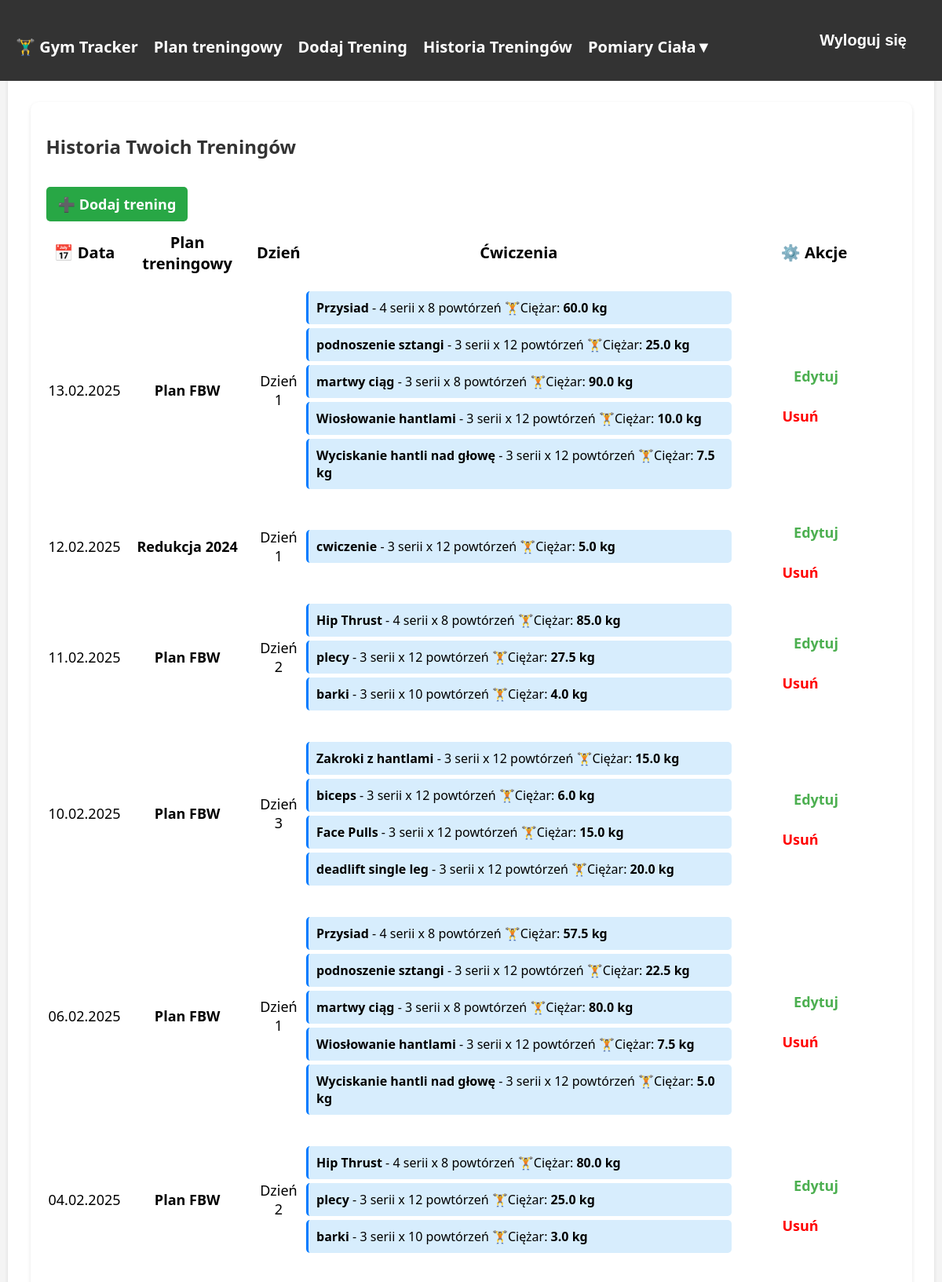
Screenshot of /historia_treningow/ (signed in, upper part) with the database file from the repository.
### tracker/models.py (models this page shows, shortened)
class Workout(models.Model):
    user = models.ForeignKey(User, on_delete=models.CASCADE)
    plan = models.ForeignKey('TrainingPlan', on_delete=models.CASCADE, null=True, blank=True)
    training_day = models.ForeignKey('TrainingDay', on_delete=models.CASCADE, null=True, blank=True)
    date = models.DateField(null=True, blank=True, default=datetime.now)

class TrainingDay(models.Model):
    plan = models.ForeignKey("TrainingPlan", on_delete=models.CASCADE, related_name="training_days")
    day_number = models.IntegerField()

class TrainingPlan(models.Model):
    PLAN_TYPE_CHOICES = [
        ('masa', 'Plan na masę'),
        ('redukcja', 'Plan na redukcję'),
        ('utrzymanie', 'Plan na utrzymanie'),
    ]
    user = models.ForeignKey(User, on_delete=models.CASCADE)
    name = models.CharField(max_length=100)
    plan_type = models.CharField(max_length=20, choices=PLAN_TYPE_CHOICES)
    days_per_week = models.IntegerField(
        validators=[MinValueValidator(1), MaxValueValidator(7)],
        verbose_name='Dni treningowe w tygodniu'
    )

class WorkoutExercise(models.Model):
    workout = models.ForeignKey(Workout, on_delete=models.CASCADE, related_name="exercises")
    exercise = models.ForeignKey(Exercise, on_delete=models.CASCADE, default=None)
    name = models.CharField(max_length=255, default=None)
    serie = models.IntegerField(default=None)
    powtorzenia = models.IntegerField(default=None)
    ciezar = models.FloatField(default=0.0)

### tracker/views.py (the view)
# urls.py: path("historia_treningow/", workout_history, name="workout_history"),
@login_required
def workout_history(request):
    workouts = Workout.objects.filter(user=request.user).order_by("-date").select_related("training_day", "plan")
    return render(request, "tracker/workout_history.html", {"workouts": workouts})

### tracker/templates/tracker/workout_history.html (shortened to what this page needs)
{% extends "tracker/base.html" %}
{% block content %}
<div class="container mt-4">
    <h2> Historia Twoich Treningów</h2>
    <a href="{% url 'add_workout' %}" class="btn-add">➕ Dodaj trening</a>
    {% if workouts %}
        <div class="table-responsive">
            <table class="table table-striped table-hover table-bordered text-center align-middle">
                <thead class="table-dark">
                    <tr style="font-size: 20px;">
                        <th>📅 Data</th>
                        <th>Plan treningowy</th>
                        <th>Dzień</th>
                        <th>Ćwiczenia</th>
                        <th>⚙️ Akcje</th>
                    </tr>
                </thead>
                <tbody style="font-size: 18px;">
                    {% for workout in workouts %}
                        <tr>
                            <td >{{ workout.date|date:"d.m.Y" }}</td>
                            <td>
                                {% if workout.training_day.plan.name %}
                                    <strong>{{ workout.training_day.plan.name }}</strong>
                                {% else %}
                                    -
                                {% endif %}
                            </td>
                            <td>
                                {% if workout.training_day.day_number %}
                                    <span class="badge bg-info text-dark">Dzień {{ workout.training_day.day_number }}</span>
                                {% else %}
                                    -
                                {% endif %}
                            </td>
                            <td class="text-start">
                                <ul class="list-group list-group-flush">
                                    {% for exercise in workout.exercises.all %}
                                        <li class="list-group-item" style="font-size: 16px;">
                                            <strong>{{ exercise.name }}</strong>
                                            <span style="font-size: 16px;" class="text-muted"> - {{ exercise.serie }} serii x {{ exercise.powtorzenia }} powtórzeń  🏋️Ciężar: <strong>{{ exercise.ciezar }} kg</strong></span>
                                        </li>
                                    {% endfor %}
                                </ul>
                            </td >
                            <td class="text-end">
                                <a href="{% url 'edit_workout' workout.id %}" class="btn btn-sm btn-warning action-btn">
                                     Edytuj
                                </a>
                                <a href="{% url 'delete_workout' workout.id %}" class="btn btn-sm btn-danger action-btn">
                                     Usuń
                                </a>
                            </td>
                        </tr>
                    {% endfor %}
                </tbody>
            </table>
        </div>
    {% else %}
        <p class="text-center text-muted">Brak zapisanych treningów.</p>
    {% endif %}
</div>
{% endblock %}

### rows the page displays
Workout: date "13.02.2025", training_day.plan.name "Plan FBW", training_day.day_number "1"
WorkoutExercise: name "Przysiad", serie "4", powtorzenia "8", ciezar "60.0"
WorkoutExercise: name "podnoszenie sztangi", serie "3", powtorzenia "12", ciezar "25.0"
WorkoutExercise: name "martwy ciąg", serie "3", powtorzenia "8", ciezar "90.0"
WorkoutExercise: name "Wiosłowanie hantlami", serie "3", powtorzenia "12", ciezar "10.0"
WorkoutExercise: name "Wyciskanie hantli nad głowę", serie "3", powtorzenia "12", ciezar "7.5"
Workout: date "12.02.2025", training_day.plan.name "Redukcja 2024", training_day.day_number "1"
WorkoutExercise: name "cwiczenie", serie "3", powtorzenia "12", ciezar "5.0"
Workout: date "11.02.2025", training_day.plan.name "Plan FBW", training_day.day_number "2"
WorkoutExercise: name "Hip Thrust", serie "4", powtorzenia "8", ciezar "85.0"
WorkoutExercise: name "plecy", serie "3", powtorzenia "12", ciezar "27.5"
WorkoutExercise: name "barki", serie "3", powtorzenia "10", ciezar "4.0"
Workout: date "10.02.2025", training_day.plan.name "Plan FBW", training_day.day_number "3"
WorkoutExercise: name "Zakroki z hantlami", serie "3", powtorzenia "12", ciezar "15.0"
WorkoutExercise: name "biceps", serie "3", powtorzenia "12", ciezar "6.0"
WorkoutExercise: name "Face Pulls", serie "3", powtorzenia "12", ciezar "15.0"
WorkoutExercise: name "deadlift single leg", serie "3", powtorzenia "12", ciezar "20.0"
Workout: date "06.02.2025", training_day.plan.name "Plan FBW", training_day.day_number "1"
WorkoutExercise: name "Przysiad", serie "4", powtorzenia "8", ciezar "57.5"
WorkoutExercise: name "podnoszenie sztangi", serie "3", powtorzenia "12", ciezar "22.5"
WorkoutExercise: name "martwy ciąg", serie "3", powtorzenia "8", ciezar "80.0"
WorkoutExercise: name "Wiosłowanie hantlami", serie "3", powtorzenia "12", ciezar "7.5"
WorkoutExercise: name "Wyciskanie hantli nad głowę", serie "3", powtorzenia "12", ciezar "5.0"
Workout: date "04.02.2025", training_day.plan.name "Plan FBW", training_day.day_number "2"
WorkoutExercise: name "Hip Thrust", serie "4", powtorzenia "8", ciezar "80.0"
WorkoutExercise: name "plecy", serie "3", powtorzenia "12", ciezar "25.0"
WorkoutExercise: name "barki", serie "3", powtorzenia "10", ciezar "3.0"
